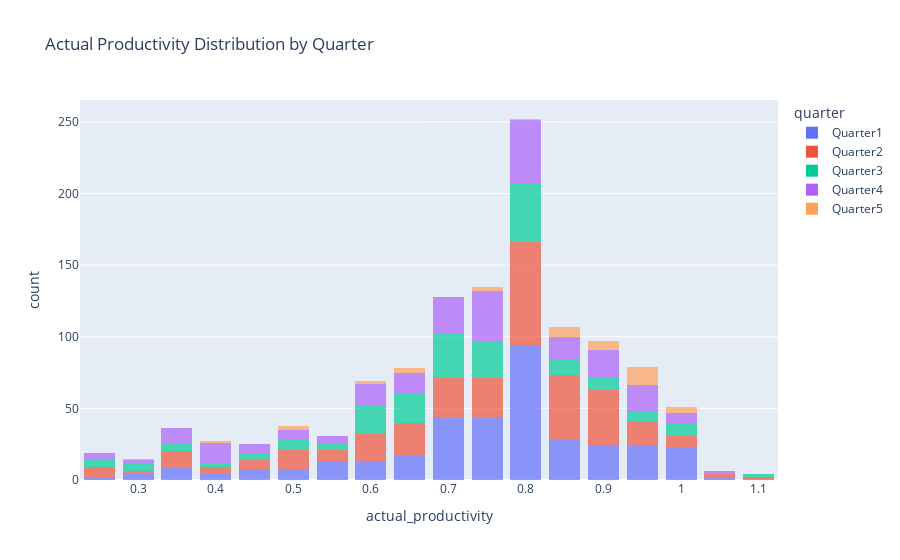

Write notebook code for a chart like this one.
### Code cell
# 3. Mean and standard deviation of actual producivity for every quarter and Histogram plot of actual productivity based on every quarter and conclusion accordingly


# Interactive histogram by quarter
fig = px.histogram(df, 
                   x='actual_productivity', 
                   color='quarter', 
                   barmode='stack',   # Use 'stack' for stacked bars if preferred
                   opacity=0.7,
                   title='Actual Productivity Distribution by Quarter')

fig.update_layout(bargap=0.2)
fig.show()

# Most productivity clusters around 0.8
# Noticeable low productivity < 0.5 exists
# Q1 & Q2 dominate high productivity range
# Q3 & Q4 lower contribution to high productivity
# Quarter 5 present — needs removal as per project
# Few records > 1.0 — possible over-performance or data issue

### Figure 1 — Plotly figure (JSON) as saved in the notebook; plotly's stock layout.template omitted (floating-point values rounded to 4 significant figures; data arrays with more than 128 entries replaced by an {"elided": "..."} marker saying what was removed)
{"data": [{"alignmentgroup": "True", "bingroup": "x", "hovertemplate": "quarter=Quarter1<br>actual_productivity=%{x}<br>count=%{y}<extra></extra>", "legendgroup": "Quarter1", "marker": {"color": "#636efa", "opacity": 0.7, "pattern": {"shape": ""}}, "name": "Quarter1", "offsetgroup": "Quarter1", "orientation": "v", "showlegend": true, "type": "histogram", "x": {"elided": "360 float values"}, "xaxis": "x", "yaxis": "y"}, {"alignmentgroup": "True", "bingroup": "x", "hovertemplate": "quarter=Quarter2<br>actual_productivity=%{x}<br>count=%{y}<extra></extra>", "legendgroup": "Quarter2", "marker": {"color": "#EF553B", "opacity": 0.7, "pattern": {"shape": ""}}, "name": "Quarter2", "offsetgroup": "Quarter2", "orientation": "v", "showlegend": true, "type": "histogram", "x": {"elided": "335 float values"}, "xaxis": "x", "yaxis": "y"}, {"alignmentgroup": "True", "bingroup": "x", "hovertemplate": "quarter=Quarter3<br>actual_productivity=%{x}<br>count=%{y}<extra></extra>", "legendgroup": "Quarter3", "marker": {"color": "#00cc96", "opacity": 0.7, "pattern": {"shape": ""}}, "name": "Quarter3", "offsetgroup": "Quarter3", "orientation": "v", "showlegend": true, "type": "histogram", "x": {"elided": "210 float values"}, "xaxis": "x", "yaxis": "y"}, {"alignmentgroup": "True", "bingroup": "x", "hovertemplate": "quarter=Quarter4<br>actual_productivity=%{x}<br>count=%{y}<extra></extra>", "legendgroup": "Quarter4", "marker": {"color": "#ab63fa", "opacity": 0.7, "pattern": {"shape": ""}}, "name": "Quarter4", "offsetgroup": "Quarter4", "orientation": "v", "showlegend": true, "type": "histogram", "x": {"elided": "248 float values"}, "xaxis": "x", "yaxis": "y"}, {"alignmentgroup": "True", "bingroup": "x", "hovertemplate": "quarter=Quarter5<br>actual_productivity=%{x}<br>count=%{y}<extra></extra>", "legendgroup": "Quarter5", "marker": {"color": "#FFA15A", "opacity": 0.7, "pattern": {"shape": ""}}, "name": "Quarter5", "offsetgroup": "Quarter5", "orientation": "v", "showlegend": true, "type": "histogram", "x": [1.0, 0.989, 0.9502, 0.9008, 0.9001, 0.899, 0.8776, 0.8646, 0.8569, 0.8537, 0.8504, 0.8502, 0.8005, 0.7733, 0.7506, 0.6347, 0.6006, 0.5001, 0.4925, 0.4879, 1.0, 1.0, 0.9719, 0.9719, 0.9719, 0.9719, 0.9719, 0.9719, 0.9719, 0.9719, 0.9719, 0.9719, 0.9719, 0.9719, 0.9202, 0.9005, 0.8506, 0.8504, 0.7506, 0.6568, 0.6501, 0.6007, 0.3888, 0.287], "xaxis": "x", "yaxis": "y"}], "layout": {"bargap": 0.2, "barmode": "stack", "legend": {"title": {"text": "quarter"}, "tracegroupgap": 0}, "title": {"text": "Actual Productivity Distribution by Quarter"}, "xaxis": {"anchor": "y", "domain": [0, 1], "title": {"text": "actual_productivity"}}, "yaxis": {"anchor": "x", "domain": [0, 1], "title": {"text": "count"}}}}
